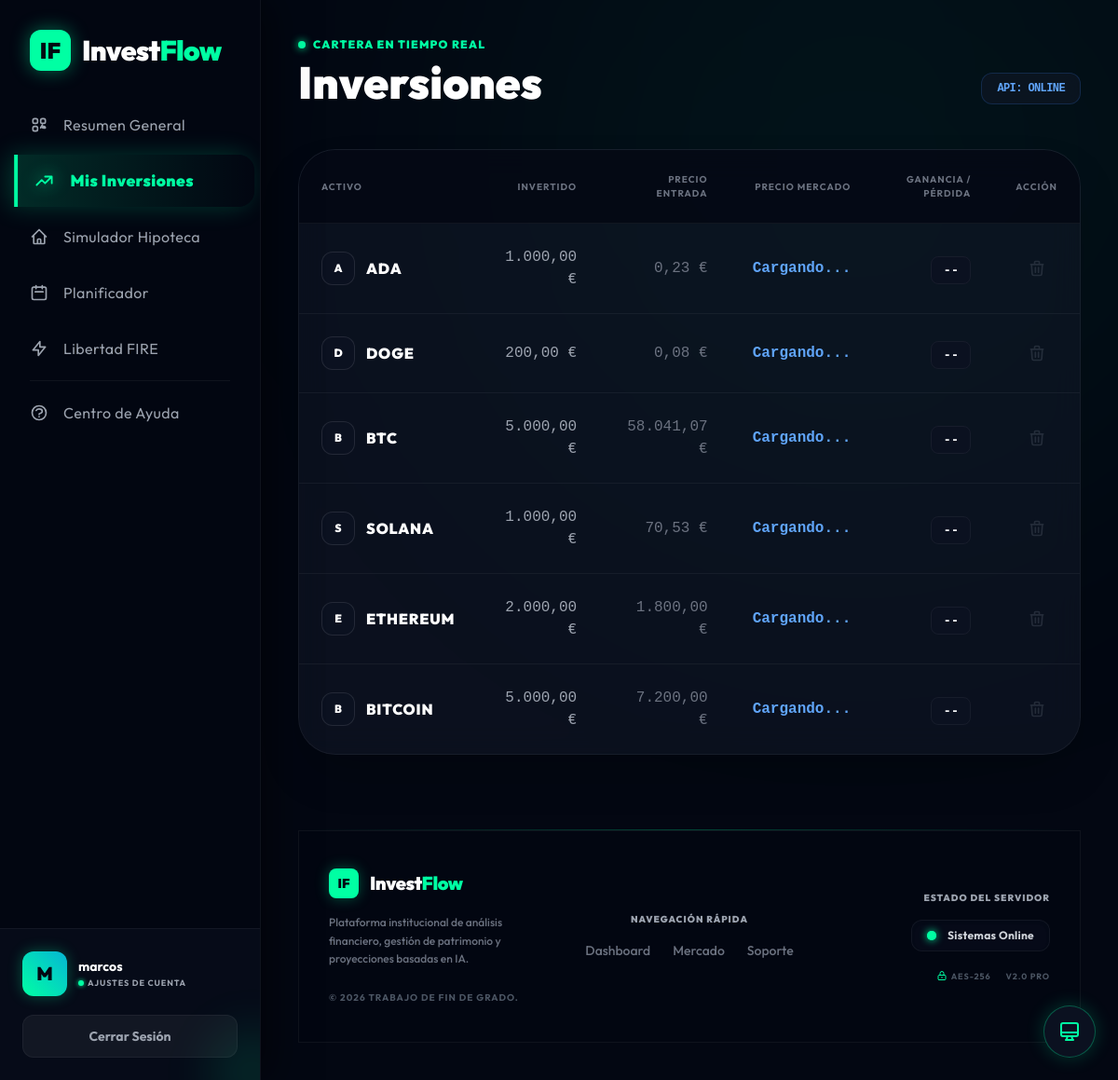
Page /inversiones.php (signed in) on the committed database.
### tables this page shows
CREATE TABLE `inversiones` (
  `id` int(11) NOT NULL,
  `usuario_id` int(11) NOT NULL,
  `activo` varchar(255) NOT NULL,
  `cantidad_invertida` decimal(15,2) NOT NULL,
  `valor_actual` decimal(15,2) NOT NULL,
  `fecha_compra` date NOT NULL
);

### inversiones.php (the view, shortened to what this page needs)
<?php
require_once 'conexion.php';
$uid = $_SESSION['usuario_id'];
$stmt = $conexion->prepare("SELECT * FROM inversiones WHERE usuario_id = ? ORDER BY id DESC");
$stmt->execute([$uid]);
$inversiones = $stmt->fetchAll();
?>
<!DOCTYPE html>
<html lang="es" class="dark">
<head>
    <script src="https://cdn.tailwindcss.com"></script>
</head>
<body class="text-gray-100 flex relative">
    <div class="fixed top-[-20%] right-[-10%] w-[800px] h-[800px] bg-brand/5 rounded-full blur-[150px] pointer-events-none z-0"></div>
    <?php require_once 'sidebar.php'; ?>
    <main class="main-content flex-1 z-10">
        <header class="mb-12 flex justify-between items-end">
            <div>
                <p class="text-brand text-xs font-black uppercase tracking-widest mb-2 flex items-center gap-2">
                    <span class="w-2 h-2 bg-brand rounded-full animate-pulse shadow-[0_0_8px_#00ffa3]"></span>
                    Cartera en Tiempo Real
                </p>
                <h1 class="text-5xl font-black text-white">Inversiones</h1>
            </div>
            <div class="glass-panel px-4 py-2 rounded-xl border border-blue-500/20">
                <p class="font-mono text-xs text-blue-400 font-bold uppercase tracking-tighter">API: Online</p>
            </div>
        </header>
        <div class="glass-panel rounded-[2.5rem] overflow-hidden shadow-2xl">
            <table class="w-full text-left">
                <thead class="bg-dark-950/80 text-[10px] font-black text-gray-500 uppercase tracking-widest border-b border-white/5">
                    <tr>
                        <th class="p-6">Activo</th>
                        <th class="p-6 text-right">Invertido</th>
                        <th class="p-6 text-right">Precio Entrada</th>
                        <th class="p-6 text-right">Precio Mercado</th>
                        <th class="p-6 text-right">Ganancia / Pérdida</th>
                        <th class="p-6 text-center">Acción</th>
                    </tr>
                </thead>
                <tbody class="divide-y divide-white/5">
                    <?php foreach($inversiones as $inv): ?>
                    <tr class="row-inversion group hover:bg-white/5 transition-colors"
                        data-activo="<?php echo $inv['activo']; ?>"
                        data-entrada="<?php echo $inv['valor_actual']; ?>"
                        data-cantidad="<?php echo $inv['cantidad_invertida']; ?>">
                        <td class="p-6">
                            <div class="flex items-center gap-3">
                                <div class="w-9 h-9 rounded-xl bg-dark-900 border border-white/10 flex items-center justify-center font-black text-xs text-white uppercase group-hover:border-brand transition-colors">
                                    <?php echo substr($inv['activo'], 0, 1); ?>
                                </div>
                                <span class="font-black text-white uppercase tracking-wider"><?php echo htmlspecialchars($inv['activo']); ?></span>
                            </div>
                        </td>
                        <td class="p-6 text-right font-mono text-gray-400">
                            <?php echo number_format($inv['cantidad_invertida'], 2, ',', '.'); ?> €
                        </td>
                        <td class="p-6 text-right font-mono text-gray-500">
                            <?php echo number_format($inv['valor_actual'], 2, ',', '.'); ?> €
                        </td>
                        <td class="p-6 text-right font-mono text-blue-400 font-bold celda-precio">
                            Cargando...
                        </td>
                        <td class="p-6 text-right">
                            <span class="celda-beneficio px-3 py-1.5 rounded-lg font-mono font-black text-sm bg-dark-900 border border-white/5 transition-all duration-500">
                                --
                            </span>
                        </td>
                        <td class="p-6 text-center">
                            <button onclick="borrarInversion(<?php echo $inv['id']; ?>)" class="p-2 rounded-lg text-gray-600 hover:text-red-500 transition-all opacity-40 group-hover:opacity-100">
                                <svg class="w-5 h-5" fill="none" stroke="currentColor" viewBox="0 0 24 24"><path stroke-linecap="round" stroke-linejoin="round" stroke-width="2" d="M19 7l-.867 12.142A2 2 0 0116.138 21H7.862a2 2 0 01-1.995-1.858L5 7m5 4v6m4-6v6m1-10V4a1 1 0 00-1-1h-4a1 1 0 00-1 1v3M4 7h16"></path></svg>
                            </button>
                        </td>
                    </tr>
                    <?php endforeach; ?>
                </tbody>
            </table>
        </div>
        <?php require_once 'footer.php'; ?>
    </main>
</body>
</html>

### sidebar.php (shortened to what this page needs)
<?php
$current_page = basename($_SERVER['PHP_SELF']);
$nombre_usuario = $_SESSION['nombre'] ?? 'Usuario';
$inicial = strtoupper(substr($nombre_usuario, 0, 1));
?>
<aside class="sidebar bg-dark-950/95 backdrop-blur-2xl flex flex-col justify-between shadow-[10px_0_40px_rgba(0,0,0,0.5)] border-r border-white/5 w-[280px] h-screen fixed z-50 left-0 top-0 pt-8 pb-0">
    <div class="px-8 mb-8">
        <div class="flex items-center gap-3 cursor-pointer group transition-transform duration-300 hover:scale-105">
            <div class="w-11 h-11 bg-brand rounded-xl flex items-center justify-center text-dark-950 font-black text-2xl shadow-[0_0_20px_rgba(0,255,163,0.4)]">IF</div>
            <span class="text-3xl font-black tracking-tight text-white">Invest<span class="text-brand">Flow</span></span>
        </div>
    </div>
    <nav class="flex-1 overflow-y-auto overflow-x-hidden px-4 space-y-2 sidebar-scroll">
        <a href="dashboard.php" class="sidebar-link <?= $current_page == 'dashboard.php' ? 'is-active' : 'text-gray-400' ?> flex items-center gap-4 py-3.5 px-4 rounded-r-2xl mr-2">
            <span class="tracking-wide">Resumen General</span>
        </a>
        <a href="inversiones.php" class="sidebar-link <?= $current_page == 'inversiones.php' ? 'is-active' : 'text-gray-400' ?> flex items-center gap-4 py-3.5 px-4 rounded-r-2xl mr-2">
            <svg class="w-5 h-5 flex-shrink-0" fill="none" stroke="currentColor" viewBox="0 0 24 24"><path stroke-linecap="round" stroke-linejoin="round" stroke-width="2" d="M13 7h8m0 0v8m0-8l-8 8-4-4-6 6"></path></svg>
            <span class="tracking-wide">Mis Inversiones</span>
        </a>
        <a href="hipotecas.php" class="sidebar-link <?= $current_page == 'hipotecas.php' ? 'is-active' : 'text-gray-400' ?> flex items-center gap-4 py-3.5 px-4 rounded-r-2xl mr-2">
            <span class="tracking-wide">Simulador Hipoteca</span>
        </a>
        <a href="planificador.php" class="sidebar-link <?= $current_page == 'planificador.php' ? 'is-active' : 'text-gray-400' ?> flex items-center gap-4 py-3.5 px-4 rounded-r-2xl mr-2">
            <svg class="w-5 h-5 flex-shrink-0" fill="none" stroke="currentColor" viewBox="0 0 24 24"><path stroke-linecap="round" stroke-linejoin="round" stroke-width="2" d="M8 7V3m8 4V3m-9 8h10M5 21h14a2 2 0 002-2V7a2 2 0 00-2-2H5a2 2 0 00-2 2v12a2 2 0 002 2z"></path></svg>
            <span class="tracking-wide">Planificador</span>
        </a>
        <a href="libertad.php" class="sidebar-link <?= $current_page == 'libertad.php' ? 'is-active' : 'text-gray-400' ?> flex items-center gap-4 py-3.5 px-4 rounded-r-2xl mr-2">
            <svg class="w-5 h-5 flex-shrink-0" fill="none" stroke="currentColor" viewBox="0 0 24 24"><path stroke-linecap="round" stroke-linejoin="round" stroke-width="2" d="M13 10V3L4 14h7v7l9-11h-7z"></path></svg>
            <span class="tracking-wide">Libertad FIRE</span>
        </a>
        <div class="h-px bg-white/5 mx-4 my-4"></div>
        <a href="ayuda.php" class="sidebar-link <?= $current_page == 'ayuda.php' ? 'is-active' : 'text-gray-400' ?> flex items-center gap-4 py-3.5 px-4 rounded-r-2xl mr-2">
            <span class="tracking-wide">Centro de Ayuda</span>
        </a>
    </nav>
    <div class="p-6 border-t border-white/5 bg-dark-900/50 relative overflow-hidden">
        <div class="absolute -bottom-10 -right-10 w-24 h-24 bg-brand/10 blur-xl rounded-full"></div>
        <a href="ajustes.php" class="flex items-center gap-3 mb-5 relative z-10 group cursor-pointer">
            <div class="w-12 h-12 rounded-xl overflow-hidden bg-gradient-to-tr from-brand to-cyan-500 flex items-center justify-center font-black text-dark-950 text-xl shadow-[0_0_15px_rgba(0,255,163,0.3)]">
                <?= $inicial ?>
            </div>
            <div class="transition-transform group-hover:translate-x-1">
                <p class="text-sm font-bold text-white leading-tight truncate w-32 group-hover:text-brand transition-colors"><?= htmlspecialchars($nombre_usuario) ?></p>
                <div class="flex items-center gap-1 mt-0.5">
                    <span class="w-1.5 h-1.5 rounded-full bg-brand shadow-[0_0_5px_#00ffa3]"></span>
                    <p class="text-[9px] text-gray-400 uppercase tracking-widest font-bold">Ajustes de Cuenta</p>
                </div>
            </div>
        </a>
        <a href="logout.php" class="flex items-center justify-center gap-2 text-gray-400 bg-white/5 border border-white/5 py-3 rounded-xl font-bold text-sm hover:text-red-400 hover:bg-red-500/10 transition-all">Cerrar Sesión</a>
    </div>
</aside>

### footer.php (shortened to what this page needs)
<footer class="relative z-10 mt-auto pt-20">
    <div class="h-px w-full bg-gradient-to-r from-transparent via-brand/50 to-transparent opacity-50"></div>
    <div class="glass-panel border-t border-white/5 bg-dark-950/80 backdrop-blur-xl py-10 px-8">
        <div class="max-w-7xl mx-auto grid grid-cols-1 md:grid-cols-3 gap-8 items-center">
            <div class="flex flex-col items-center md:items-start gap-4">
                <div class="flex items-center gap-3 cursor-pointer group">
                    <div class="w-8 h-8 bg-brand rounded-lg flex items-center justify-center text-dark-950 font-black text-sm shadow-[0_0_15px_rgba(0,255,163,0.3)] group-hover:shadow-[0_0_25px_rgba(0,255,163,0.6)] transition-all">IF</div>
                    <span class="text-xl font-black tracking-tight text-white group-hover:text-brand transition-colors">Invest<span class="text-brand">Flow</span></span>
                </div>
                <p class="text-xs text-gray-500 font-medium text-center md:text-left max-w-xs leading-relaxed">
                    Plataforma institucional de análisis financiero, gestión de patrimonio y proyecciones basadas en IA.
                </p>
                <p class="text-[10px] text-gray-600 font-bold uppercase tracking-widest mt-2">
                    &copy; <?= date('Y'); ?> Trabajo de Fin de Grado.
                </p>
            </div>
            <div class="flex flex-col items-center gap-4">
                <h4 class="text-[10px] font-black uppercase tracking-widest text-gray-400">Navegación Rápida</h4>
                <div class="flex gap-6 text-sm font-medium">
                    <a href="dashboard.php" class="text-gray-500 hover:text-brand transition-colors">Dashboard</a>
                    <a href="inversiones.php" class="text-gray-500 hover:text-brand transition-colors">Mercado</a>
                    <a href="ayuda.php" class="text-gray-500 hover:text-brand transition-colors">Soporte</a>
                </div>
            </div>
            <div class="flex flex-col items-center md:items-end gap-3 text-right">
                <h4 class="text-[10px] font-black uppercase tracking-widest text-gray-400 mb-1">Estado del Servidor</h4>
                <div class="flex items-center gap-3 bg-dark-900/50 px-4 py-2 rounded-xl border border-white/5 shadow-inner">
                    <span class="relative flex h-2.5 w-2.5">
                        <span class="relative inline-flex rounded-full h-2.5 w-2.5 bg-brand shadow-[0_0_8px_#00ffa3]"></span>
                    </span>
                    <span class="text-xs font-bold text-gray-300 tracking-wide">Sistemas Online</span>
                </div>
                <div class="flex gap-4 text-[9px] font-bold uppercase tracking-widest text-gray-600 mt-2">
                    <span class="flex items-center gap-1"><svg class="w-3 h-3 text-brand" fill="none" stroke="currentColor" viewBox="0 0 24 24"><path stroke-linecap="round" stroke-linejoin="round" stroke-width="2" d="M12 15v2m-6 4h12a2 2 0 002-2v-6a2 2 0 00-2-2H6a2 2 0 00-2 2v6a2 2 0 002 2zm10-10V7a4 4 0 00-8 0v4h8z"></path></svg> AES-256</span>
                    <span>v2.0 PRO</span>
                </div>
            </div>
        </div>
    </div>
</footer>
<?php include_once 'bot_widget.php'; ?>

### bot_widget.php (shortened to what this page needs)
<button id="ai-bot-toggle" class="fixed bottom-6 right-6 w-14 h-14 bg-dark-900 border border-brand/30 rounded-full shadow-[0_0_20px_rgba(0,255,163,0.2)] flex items-center justify-center text-brand hover:scale-110 transition-transform z-50 group">
    <svg class="w-6 h-6 group-hover:animate-pulse" fill="none" stroke="currentColor" viewBox="0 0 24 24"><path stroke-linecap="round" stroke-linejoin="round" stroke-width="2" d="M9.75 17L9 20l-1 1h8l-1-1-.75-3M3 13h18M5 17h14a2 2 0 002-2V5a2 2 0 00-2-2H5a2 2 0 00-2 2v10a2 2 0 002 2z"></path></svg>
</button>

### inversiones.php (style rules this page uses)
body { background-color: #030712; font-family: 'Outfit', sans-serif; overflow-x: hidden; }
.main-content { margin-left: 280px; padding: 40px; min-height: 100vh; }
.glass-panel { background: rgba(17, 24, 39, 0.6); backdrop-filter: blur(16px); border: 1px solid rgba(255, 255, 255, 0.05); }
.celda-precio { transition: color 0.5s ease; }

### sidebar.php (style rules this page uses)
.sidebar-link { transition: all 0.4s cubic-bezier(0.175, 0.885, 0.32, 1.275); position: relative; }
.is-active { background: linear-gradient(90deg, rgba(0,255,163,0.15) 0%, rgba(0,255,163,0) 100%); color: #00ffa3; border-left: 4px solid #00ffa3; font-weight: 900; transform: scale(1.08) translateX(8px); box-shadow: -5px 0 25px rgba(0, 255, 163, 0.2); }
.is-active svg { filter: drop-shadow(0 0 8px rgba(0, 255, 163, 0.8)); }

### rows in the picture
inversiones: activo "A", activo "ADA", cantidad_invertida "1.000,00", valor_actual "0,23"
inversiones: activo "D", activo "DOGE", cantidad_invertida "200,00", valor_actual "0,08"
inversiones: activo "B", activo "BTC", cantidad_invertida "5.000,00", valor_actual "58.041,07"
inversiones: activo "S", activo "SOLANA", cantidad_invertida "1.000,00", valor_actual "70,53"
inversiones: activo "E", activo "ETHEREUM", cantidad_invertida "2.000,00", valor_actual "1.800,00"
inversiones: activo "B", activo "BITCOIN", cantidad_invertida "5.000,00", valor_actual "7.200,00"

### other values in the picture
$inicial "M"
$nombre_usuario "marcos"
